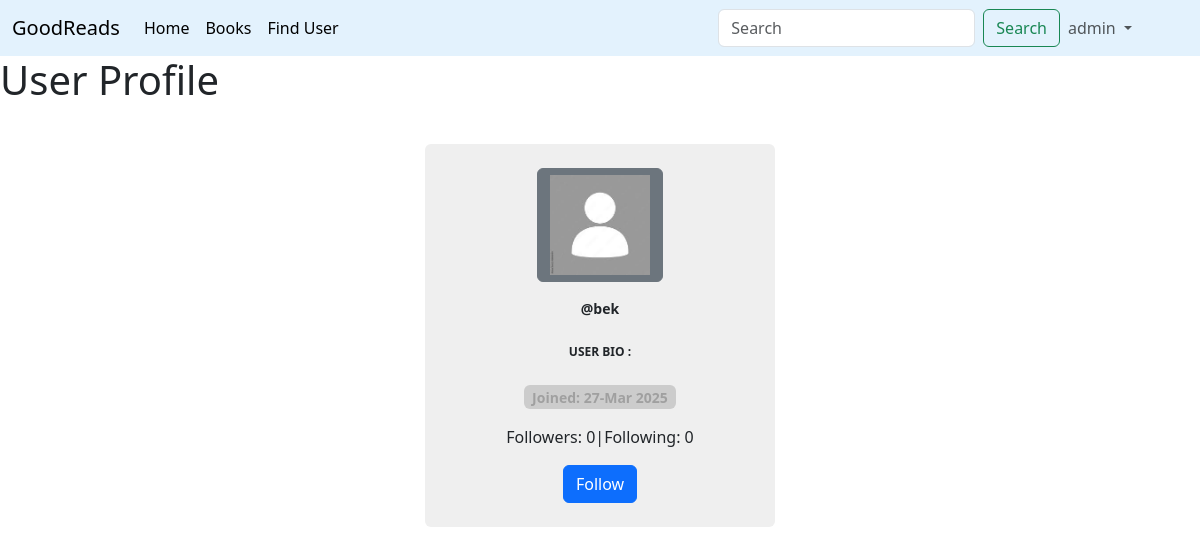
/users/profile/2/ (signed in), run on the app's committed database.
### users/models.py (models this page shows, shortened)
class CustomUser(AbstractUser):
    profile_picture = models.ImageField(default='profile_pictures/default.png', upload_to='profile_pictures')
    gender = models.CharField(max_length=10, choices=(('Male', 'Erkak'), ('Female', 'Ayol')), default='Male')
    bio = models.TextField(default="", blank=True)

### users/views.py (the view)
# urls.py: path('profile/<int:pk>/', FollowProfileView.as_view(), name='follow_profile'),
@method_decorator(login_required(login_url='user:login'), name='dispatch')
class FollowProfileView(View):
    def get(self, request, pk):
        user = get_object_or_404(User, pk=pk)
        is_following = Follow.objects.filter(follower=request.user, following=user).exists()
        return render(request, 'user/user_detail.html', {'user': user, 'is_following': is_following})

### users/templates/user/user_detail.html (shortened to what this page needs)
{% extends 'base.html' %}
{% block content %}
<h1>User Profile</h1>
<div class="container mt-4 mb-4 p-3 d-flex justify-content-center">
    <div class="card p-4">
        <div class="image d-flex flex-column justify-content-center align-items-center">
            <button class="btn btn-secondary">
                <img src="{{ user.profile_picture.url }}" height="100" width="100" />
            </button>
            <span class="idd">@{{ user.username }}</span>
            <br>
            <div class="d-flex flex-row justify-content-center align-items-center gap-2">
                <span class="idd1"><b>USER BIO :</b> {{ user.bio }}</span>
            </div>
            <div class="px-2 rounded mt-4 date">
                <span class="join">Joined: {{ user.date_joined|date:"d-M Y " }}</span>
            </div>
            <div class="d-flex mt-3">
                <span class="followers">Followers: {{ user.followers.count }}</span> |
                <span class="following">Following: {{ user.following.count }}</span>
            </div>
            {% if request.user != user %}
                <div class="d-flex mt-3">
                    {% if is_following %}
                        <form action="{% url 'user:unfollow' user.id %}" method="post">
                            {% csrf_token %}
                            <button type="submit" class="btn btn-danger">Unfollow</button>
                        </form>
                    {% else %}
                        <form action="{% url 'user:follow' user.id %}" method="post">
                            <button type="submit" class="btn btn-primary">Follow</button>
                        </form>
                    {% endif %}
                </div>
            {% endif %}
        </div>
    </div>
</div>
{% endblock %}

### templates/base.html (shortened to what this page needs)
{% load static %}
<!DOCTYPE html>
<html lang="en">
<head>
<link href="https://cdn.jsdelivr.net/npm/bootstrap@5.3.3/dist/css/bootstrap.min.css" rel="stylesheet">
<link rel="stylesheet" href="{% static 'css/main.css' %}">
</head>
<body>
<nav class="navbar navbar-expand-lg" style="background-color: #e3f2fd;">
  <div class="container-fluid">
    <a class="navbar-brand" href="{% url 'landing_page' %}">GoodReads</a>
    <div class="collapse navbar-collapse" id="navbarSupportedContent">
      <ul class="navbar-nav me-auto mb-2 mb-lg-0">
        <li class="nav-item">
          <a class="nav-link active" aria-current="page" href="{% url 'home' %}">Home</a>
        </li>
        <ul class="navbar-nav me-auto mb-2 mb-lg-0">
            <li class="nav-item">
              <a class="nav-link active" aria-current="page" href="{% url 'book:book_list' %}">Books</a>
            </li>
        </ul>
        <li class="nav-item">
          <a class="nav-link active" aria-current="page" href="{% url 'user:user_list' %}"> Find User</a>
        </li>
      </ul>
      <form class="d-flex" role="search" action="{% url 'book:book_list' %}">
        <input class="form-control me-2" type="search" placeholder="Search" aria-label="Search" name="q">
        <button class="btn btn-outline-success" type="submit">Search</button>
      </form>
        {% if request.user.is_authenticated %}
        <div class="me-5">
            <ul class="navbar-nav ms-auto">
                <li class="nav-item dropdown">
                    <a class="nav-link dropdown-toggle" href="#" role="button" data-bs-toggle="dropdown" aria-expanded="false">
                        {{ request.user.username }}
                    </a>
                </li>
            </ul>
        </div>
        {% else %}
            <a class="btn btn-outline-primary" href="{% url 'user:login' %}">Login</a>
        {% endif %}
    </div>
  </div>
</nav>
{% block content %}
{% endblock %}
</body>
</html>

### static/css/main.css (style rules this page uses)
.card { width: 350px; background-color: #efefef; border: none; cursor: pointer; transition: all 0.5s; }
.image img { transition: all 0.5s }
.idd { font-size: 14px; font-weight: 600 }
.idd1 { font-size: 12px }
.join { font-size: 14px; color: #a0a0a0; font-weight: bold }
.date { background-color: #ccc }

### data on the page
CustomUser: user.username "admin"
CustomUser: profile_picture (placeholder picture), username "bek", date_joined "27-Mar 2025", followers.count "0", following.count "0"
